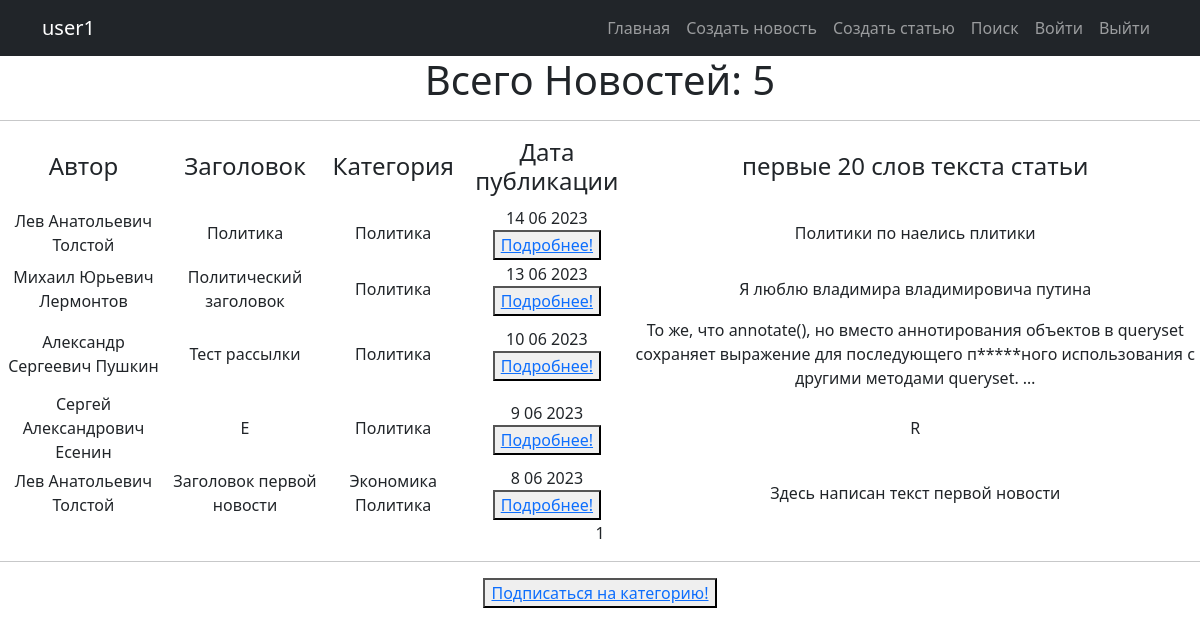
Screenshot of /categories/2/ (signed in) with the database file from the repository.
### news/models.py (models this page shows, shortened)
class Post(models.Model):
    objects = None
    article = 'AR'
    news = 'NE'
    POST = [
        (news, 'Новость'),
        (article, 'Статья')
    ]
    title = models.TextField(max_length=50)
    author = models.ForeignKey(Author, on_delete=models.CASCADE)
    time_in_comment = models.DateTimeField(auto_now_add=True)  #default=django.utils.timezone.now
    choice_title = models.CharField(max_length=2, choices=POST)
    post_text = models.TextField(max_length=500)
    categories = models.ManyToManyField('Category', through='PostCategory')
    rating_post = models.IntegerField(default=0)

class Author(models.Model):
    user_author = models.OneToOneField(User, on_delete=models.CASCADE)
    user_rating = models.IntegerField(default=0)

class Category(models.Model):
    objects = None
    economy = 'EC'
    politician = 'PL'
    worldnews = 'WN'
    hostnews = 'HN'
    sport = 'SP'
    POSITION = [
        (economy, 'Экономика'),
        (politician, 'Политика'),
        (worldnews, 'Мировые новости'),
        (hostnews, 'Местные новости'),
        (sport, 'Спортивные новости')
    ]
    category = models.CharField(max_length=2, choices=POSITION, default='HN', unique=True)
    subscribers = models.ManyToManyField(User, blank=True, related_name='categories')
    def __str__(self):
        return self.get_category_display()

### news/views.py (the view)
# urls.py: path('categories/<int:pk>/', CategoryList.as_view(), name='category_list'),
class CategoryList(LoginRequiredMixin, ListView):
    model = Post, #Category
    template_name = 'news_category.html'
    context_object_name = 'all'
    paginate_by = 10
    def get_queryset(self):
        self.categories = get_object_or_404(Category, id=self.kwargs['pk'])
        queryset = Post.objects.filter(categories=self.categories).order_by('-time_in_comment')
        return queryset
    def get_context_data(self, **kwargs):
        context = super().get_context_data(**kwargs)
        context["is_not_subscriber"] = self.request.user not in self.categories.subscribers.all()
        context['category'] = self.categories
        return context

### news/templatetags/censure.py (called while the page is built)
@register.filter()
def censor(word):
    def multiple_replace(texts, replace_value):
        for i, j in replace_value.items():
            texts = texts.lower().replace(i, j)
        return texts
    replace_values = {'модели': 'м*****',
                      'джигурда': 'д*******',
                      'однако': 'о*****',
                      'директор': 'д*******',
                      'повтор': 'п*****'
                      }
    word = multiple_replace(word, replace_values)
    return word.capitalize()

### templates/news_category.html (shortened to what this page needs)
{% extends 'flatpages/default.html' %}
{% load custom_tags %}
{% block content %}
{% load censure %}
    <h1>Всего Новостей: {{ all |length }} </h1>
    <hr>
    {% if all %}
        <table >
            <tr>
                <td><h4>Автор</h4></td>
                <td><h4>Заголовок</h4></td>
                <td><h4>Категория</h4></td>
                <td><h4>Дата публикации</h4></td>
                <td><h4>первые 20 слов текста статьи</h4></td>
            </tr>
            {% for news in all %}
            <tr>
                <td>{{ news.author.user_author.first_name }}</td>
                <td>{{ news.title | censor }}</td>
                <td>{%  for category in news.categories.all %}
                        {{category}}
                    {% endfor %}</td>
                <td>{{ news.time_in_comment |date:'j m Y'  }}
                        <button> <a href="/{{news.id}}"> Подробнее!</a> </button>
                </td>
                <td>{{ news.post_text |truncatewords:20 | censor }}</td>
            </tr>
            {% endfor %}
        </table>
    {% else %}
        <h2>Новостей нет!</h2>
    {% endif %}
   {{ page_obj.number }}
<hr>
{% if is_not_subscriber %}
<button>
    <a href="subscribe"> Подписаться на категорию!</a>
 {% endif %}
</button>
{% endblock content %}

### templates/flatpages/default.html (shortened to what this page needs)
<!DOCTYPE html>
<html lang="en">
    <head>
        {% load static %}
        <link href="{% static 'css/styles.css' %}" rel="stylesheet" />
    </head>
    <body id="page-top">
        <nav class="navbar navbar-expand-lg navbar-dark bg-dark static-top">
            <div class="container">
                <a class="navbar-brand" href="#page-top">{{request.user.username}}</a>
                <div class="collapse navbar-collapse" id="navbarResponsive">
                    <ul class="navbar-nav ms-auto">
                        <li class="nav-item active">
                                <a class="nav-link" href="{% url 'post_list' %}">Главная
                            </a>
                        </li>
                        <li class="nav-item">
                            <a class="nav-link" href="/news/create/">Создать новость</a>
                        </li>
                         <li class="nav-item">
                            <a class="nav-link" href="/article/create/">Создать статью</a>
                        </li>
                        <li class="nav-item">
                            <a class="nav-link" href="/news/search/">Поиск</a>
                        </li>
                         <li class="nav-item">
                            <a class="nav-link" href="/accounts/login/">Войти</a>
                        </li>
                         <li class="nav-item">
                            <a class="nav-link" href="/logout/">Выйти</a>
                        </li>
                    </ul>
                </div>
            </div>
        </nav>
       <div class="row">
            <div class="container  text-center">
                <div class="col-lg-12 text-center">
                   {% block content %}{% endblock content %}
               </div>
            </div>
        </div>
    </body>
</html>

### rows the page displays
Post: author.user_author.first_name "Лев Анатольевич Толстой", title|censor "Политика", time_in_comment "14 06 2023", post_text|censor "Политики по наелись плитики"
Category: category "Политика"
Post: author.user_author.first_name "Михаил Юрьевич Лермонтов", title|censor "Политический заголовок", time_in_comment "13 06 2023", post_text|censor "Я люблю владимира владимировича путина"
Post: author.user_author.first_name "Александр Сергеевич Пушкин", title|censor "Тест рассылки", time_in_comment "10 06 2023", post_text|censor "То же, что annotate(), но вместо аннотирования объектов в queryset сохраняет выражение для последующего п*****ного использования с другими методами queryset. …"
Post: author.user_author.first_name "Сергей Александрович Есенин", title|censor "E", time_in_comment "9 06 2023", post_text|censor "R"
Post: author.user_author.first_name "Лев Анатольевич Толстой", title|censor "Заголовок первой новости", time_in_comment "8 06 2023", post_text|censor "Здесь написан текст первой новости"
Category: category "Экономика"

### other values shown
{{ request.user.username }} "user1"
{{ all |length }} "5"
{{ page_obj.number }} "1"
